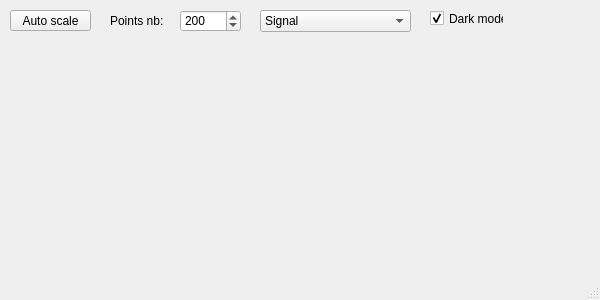
<?xml version="1.0" encoding="UTF-8"?>
<ui version="4.0">
 <class>PlotWindow</class>
 <widget class="QMainWindow" name="PlotWindow">
  <property name="geometry">
   <rect>
    <x>0</x>
    <y>0</y>
    <width>600</width>
    <height>300</height>
   </rect>
  </property>
  <property name="windowTitle">
   <string>Real time ROI plot</string>
  </property>
  <widget class="QWidget" name="centralwidget">
   <widget class="QPushButton" name="autoScalePushButton">
    <property name="geometry">
     <rect>
      <x>10</x>
      <y>10</y>
      <width>81</width>
      <height>21</height>
     </rect>
    </property>
    <property name="text">
     <string>Auto scale</string>
    </property>
   </widget>
   <widget class="QSpinBox" name="PointsNbSpinBox">
    <property name="geometry">
     <rect>
      <x>180</x>
      <y>10</y>
      <width>61</width>
      <height>22</height>
     </rect>
    </property>
    <property name="layoutDirection">
     <enum>Qt::LeftToRight</enum>
    </property>
    <property name="buttonSymbols">
     <enum>QAbstractSpinBox::UpDownArrows</enum>
    </property>
    <property name="minimum">
     <number>1</number>
    </property>
    <property name="maximum">
     <number>1000000</number>
    </property>
    <property name="value">
     <number>200</number>
    </property>
   </widget>
   <widget class="QLabel" name="PointsNbLabel">
    <property name="geometry">
     <rect>
      <x>110</x>
      <y>10</y>
      <width>61</width>
      <height>21</height>
     </rect>
    </property>
    <property name="text">
     <string>Points nb:</string>
    </property>
   </widget>
   <widget class="QComboBox" name="CurveNameComboBox">
    <property name="geometry">
     <rect>
      <x>260</x>
      <y>10</y>
      <width>151</width>
      <height>22</height>
     </rect>
    </property>
    <property name="currentText">
     <string>Signal</string>
    </property>
    <property name="currentIndex">
     <number>0</number>
    </property>
    <item>
     <property name="text">
      <string>Signal</string>
     </property>
    </item>
    <item>
     <property name="text">
      <string>Noise</string>
     </property>
    </item>
    <item>
     <property name="text">
      <string>Signal/Noise</string>
     </property>
    </item>
    <item>
     <property name="text">
      <string>10log10(Signal/Noise)</string>
     </property>
    </item>
   </widget>
   <widget class="QCheckBox" name="darkModeCheckBox">
    <property name="geometry">
     <rect>
      <x>430</x>
      <y>10</y>
      <width>74</width>
      <height>17</height>
     </rect>
    </property>
    <property name="text">
     <string>Dark mode</string>
    </property>
    <property name="checked">
     <bool>true</bool>
    </property>
   </widget>
  </widget>
  <widget class="QMenuBar" name="menubar">
   <property name="geometry">
    <rect>
     <x>0</x>
     <y>0</y>
     <width>600</width>
     <height>21</height>
    </rect>
   </property>
  </widget>
  <widget class="QStatusBar" name="statusbar"/>
 </widget>
 <resources/>
 <connections>
  <connection>
   <sender>autoScalePushButton</sender>
   <signal>clicked()</signal>
   <receiver>PlotWindow</receiver>
   <slot>auto_scale()</slot>
   <hints>
    <hint type="sourcelabel">
     <x>66</x>
     <y>45</y>
    </hint>
    <hint type="destinationlabel">
     <x>64</x>
     <y>-23</y>
    </hint>
   </hints>
  </connection>
  <connection>
   <sender>PointsNbSpinBox</sender>
   <signal>valueChanged(int)</signal>
   <receiver>PlotWindow</receiver>
   <slot>change_points_nb(int)</slot>
   <hints>
    <hint type="sourcelabel">
     <x>202</x>
     <y>47</y>
    </hint>
    <hint type="destinationlabel">
     <x>210</x>
     <y>-25</y>
    </hint>
   </hints>
  </connection>
  <connection>
   <sender>CurveNameComboBox</sender>
   <signal>activated(int)</signal>
   <receiver>PlotWindow</receiver>
   <slot>change_curve(int)</slot>
   <hints>
    <hint type="sourcelabel">
     <x>335</x>
     <y>38</y>
    </hint>
    <hint type="destinationlabel">
     <x>299</x>
     <y>149</y>
    </hint>
   </hints>
  </connection>
  <connection>
   <sender>darkModeCheckBox</sender>
   <signal>stateChanged(int)</signal>
   <receiver>PlotWindow</receiver>
   <slot>toggle_dark_mode()</slot>
   <hints>
    <hint type="sourcelabel">
     <x>466</x>
     <y>39</y>
    </hint>
    <hint type="destinationlabel">
     <x>299</x>
     <y>149</y>
    </hint>
   </hints>
  </connection>
 </connections>
 <slots>
  <slot>auto_scale()</slot>
  <slot>change_points_nb(int)</slot>
  <slot>change_curve(int)</slot>
  <slot>toggle_dark_mode()</slot>
 </slots>
</ui>
